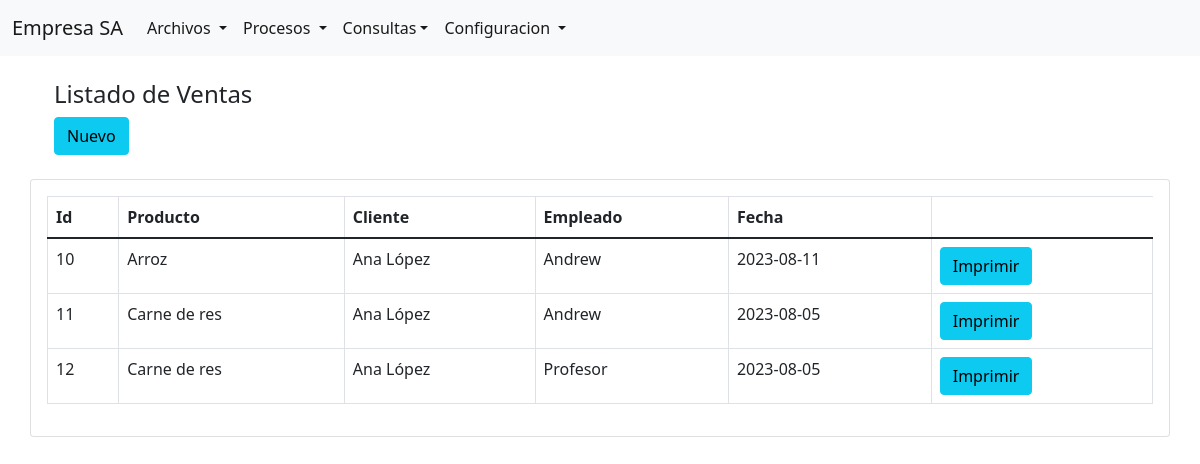
/Modules/Ventas/lista_venta.php (signed in), run on the app's committed database.
### tables this page shows
CREATE TABLE `ventas` (
  `idVenta` int(11) NOT NULL,
  `fecha` date NOT NULL,
  `idCliente` int(11) DEFAULT NULL,
  `idEmpleado` int(11) DEFAULT NULL,
  `idProducto` int(11) DEFAULT NULL
);

CREATE TABLE `productos` (
  `idProducto` int(11) NOT NULL,
  `nomproducto` varchar(50) NOT NULL,
  `unimed` varchar(15) NOT NULL,
  `stock` int(11) NOT NULL,
  `idProveedor` int(11) DEFAULT NULL,
  `preuni` decimal(10,2) DEFAULT NULL,
  `cosuni` decimal(10,2) DEFAULT NULL,
  `idCategoria` int(11) DEFAULT NULL
);

CREATE TABLE `clientes` (
  `idCliente` int(11) NOT NULL,
  `nombre` varchar(50) NOT NULL,
  `ruc` varchar(11) NOT NULL,
  `dircliente` varchar(64) NOT NULL,
  `telcliente` varchar(9) NOT NULL
);

CREATE TABLE `empleados` (
  `idEmpleado` int(11) NOT NULL,
  `nombre` varchar(50) NOT NULL,
  `telefono` varchar(9) DEFAULT NULL,
  `Usuario` varchar(25) DEFAULT NULL,
  `Contraseña` varchar(1000) DEFAULT NULL
);

### clases/ventas.php (called while the page is built, shortened)
<?php
class Ventas {
		public function conectar_db($cn){
			$this->con = $cn;
		}
		public function listaventa(){
			$sql = "SELECT * FROM ventas";
			$res = mysqli_query($this->con, $sql);
			return $res;
		}
	}
?>

### clases/producto.php (called while the page is built, shortened)
<?php
class Producto {
		private $con;
		public function conectar_db($cn){
			$this->con = $cn;
		}
		public function NombreProducto($id){
			$sql = "SELECT nomproducto FROM productos WHERE idProducto=$id";
			$res = mysqli_query($this->con, $sql);
			$return = mysqli_fetch_array($res );
			return $return ;
		}
	}
?>

### clases/cliente.php (called while the page is built, shortened)
<?php
class  Cliente {
		private $con;
		public function conectar_db($cn){
			$this->con = $cn;
		}
		public function NombreCliente($id){
			$sql = "SELECT nombre FROM clientes where idCliente=$id";
			$res = mysqli_query($this->con, $sql);
			$return = mysqli_fetch_array($res );
			return $return ;
		}
	}
?>

### clases/Usuario.php (called while the page is built, shortened)
<?php
    class Usuario{
		private $con;
        public function conectar_db($cn){
            $this->con =$cn;
        }
		public function NombreUsuario($id){
			$sql = "SELECT nombre FROM empleados WHERE idEmpleado=$id";
			$res = mysqli_query($this->con, $sql);
			$return = mysqli_fetch_array($res );
			return $return ;
		}
    }
?>

### Modules/Ventas/lista_venta.php (the view, shortened to what this page needs)
<?php
include_once(__DIR__.'/../../header.php');
include_once(__DIR__.'/../../includes/acceso.php');
include_once(__DIR__.'/../../clases/ventas.php');
include_once(__DIR__.'/../../clases/Usuario.php');
include_once(__DIR__.'/../../clases/producto.php');
include_once(__DIR__.'/../../clases/cliente.php');
$conexion = connect_db();
$venta = new Ventas();
$venta->conectar_db($conexion);
$datos_venta = $venta->listaventa();
$usuario = new Usuario();
$usuario->conectar_db($conexion);
$cliente = new Cliente();
$cliente->conectar_db($conexion);
$producto = new Producto();
$producto->conectar_db($conexion);
if ($datos_venta){
    ?>
    <div class="container p-12">
        <div class="row">
        <div class="container p-4">
            <h4>Listado de Ventas</h4>
            <a href="agrega_ven.php" class="btn btn-info add-new">Nuevo</a>
        </div>
        <div class="card card-body">
            <table class="table table-bordered">
            <thead>
                <tr>
                    <th>Id</th>
                    <th>Producto</th>
                    <th>Cliente</th>
                    <th>Empleado</th>
                    <th>Fecha</th>
                </tr>
            </thead>
            <tbody>
    <?php
    while ($row=mysqli_fetch_array($datos_venta)){
        $id=$row["idVenta"];
        $idclie=$row["idCliente"];
        $idEmpleado = $row["idEmpleado"];
        $idprod = $row["idProducto"];
        $clientes = $cliente->NombreCliente($idclie);
        $productos = $producto->NombreProducto($idprod);
        $emp = $usuario->NombreUsuario($idEmpleado);
        ?>
                <tr>
                    <td><?php echo $id; ?></td>
                    <td><?php echo $productos[0]; ?></td>
                    <td><?php echo $clientes[0]; ?></td>
                    <td><?php echo $emp[0]; ?></td>
                    <td><?php echo $row['fecha']; ?></td>
                    <td>
                    <a href="#" class="btn btn-info add-new">Imprimir</a>
                    </td>
                </tr>
             <?php
    }
    ?>
    </tbody>
   </table>
            </div>
        </div>
    </div>
<?php
}
?>

### data on the page
ventas: id "10", idProducto.nomproducto "Arroz", idCliente.nombre "Ana López", idEmpleado.nombre "Andrew", fecha "2023-08-11"
ventas: id "11", idProducto.nomproducto "Carne de res", idCliente.nombre "Ana López", idEmpleado.nombre "Andrew", fecha "2023-08-05"
ventas: idEmpleado "12", idProducto.nomproducto "Carne de res", idCliente.nombre "Ana López", idEmpleado.nombre "Profesor", fecha "2023-08-05"
